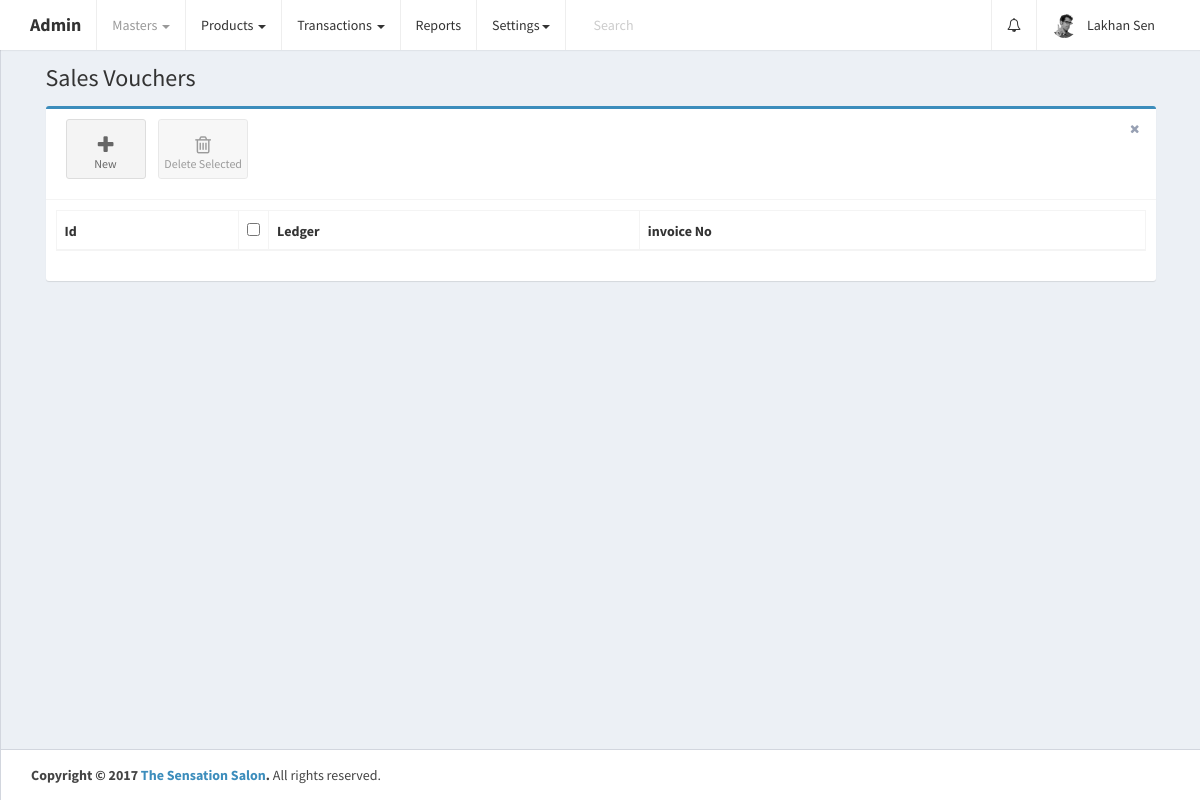
The app's page /home.php?controller=sale&action=getbills (signed in), older data.
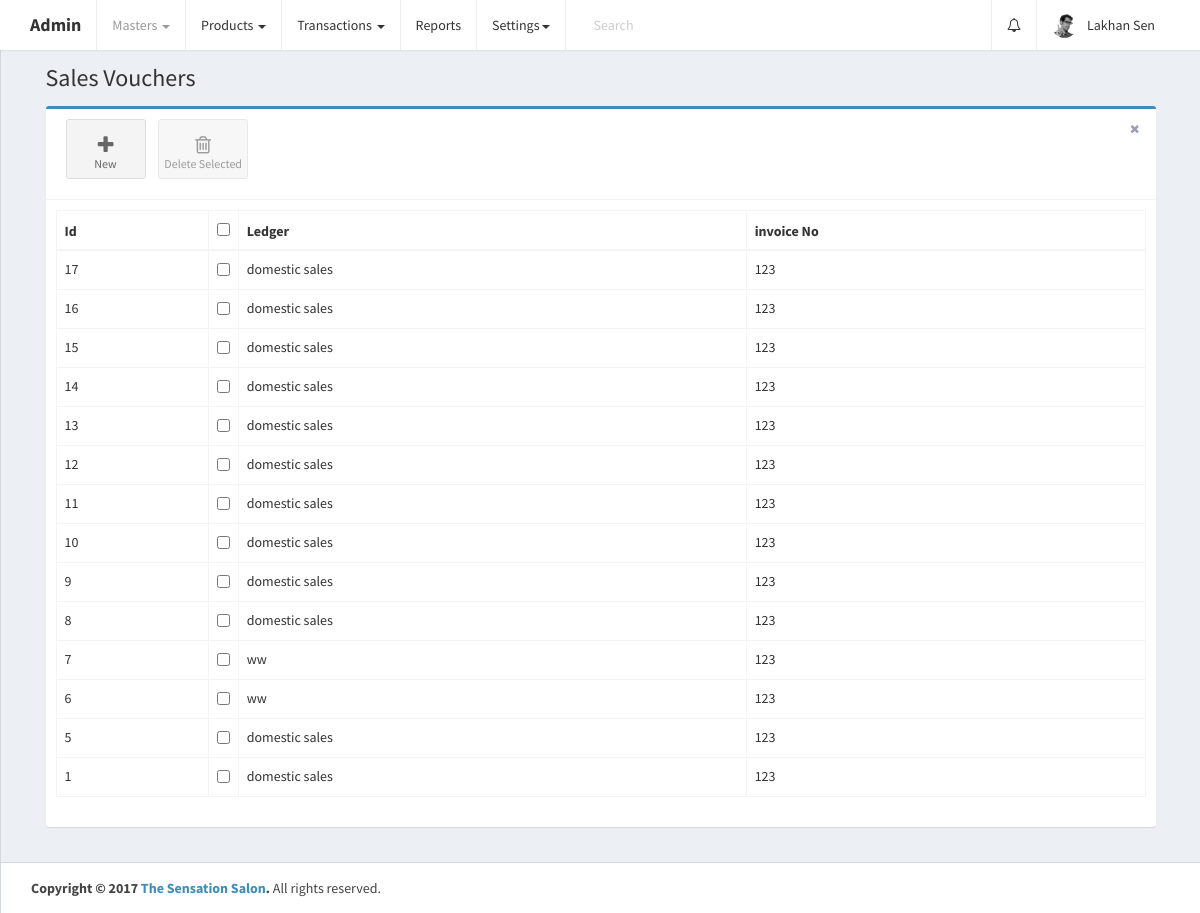
The same page, newer data.
### tables this page shows
CREATE TABLE `sale_vouchers` (
  `id` int(11) UNSIGNED NOT NULL,
  `date` date DEFAULT NULL,
  `ledger_name` varchar(255) DEFAULT NULL,
  `invoice_no` varchar(255) DEFAULT NULL,
  `invoice_date` date DEFAULT NULL,
  `sale_type_id` int(11) DEFAULT NULL,
  `target_account` varchar(255) NOT NULL,
  `party_id` int(11) DEFAULT NULL,
  `party_name` varchar(255) DEFAULT NULL,
  `party_address` text,
  `party_contact_person` varchar(255) DEFAULT NULL,
  `party_email` varchar(255) DEFAULT NULL,
  `party_mobile1` varchar(255) DEFAULT NULL,
  `party_mobile2` varchar(255) DEFAULT NULL,
  `party_residence_no` varchar(255) DEFAULT NULL,
  `party_office_no` varchar(255) DEFAULT NULL,
  `party_bank_name` varchar(255) DEFAULT NULL,
  `party_bank_branch` varchar(255) DEFAULT NULL,
  `party_ifsc_code` varchar(255) DEFAULT NULL,
  `party_bank_account_no` varchar(255) DEFAULT NULL,
  `party_pan` varchar(255) DEFAULT NULL,
  `party_gst_state_code_id` int(11) DEFAULT NULL,
  `party_gst_type_id` int(11) DEFAULT NULL,
  `party_gstin` varchar(255) DEFAULT NULL,
  `products_data` longtext,
  `total_cgst` double DEFAULT NULL,
  `total_sgst` double DEFAULT NULL,
  `total_igst` double DEFAULT NULL,
  `total_amount` double DEFAULT NULL
);

### home.php (called while the page is built, shortened)
<?php
require_once 'config/database.php';
if (isset($_GET['controller']) || isset($_GET['action'])) {
    if (isset($_GET['controller']))
        $controller = ucfirst($_GET['controller']);
    if (isset($_GET['action']))
        $action = $_GET['action'];
} else {
    $controller = 'Home';
    $action = 'index';
}
require_once 'config/routes.php';
?>

### controllers/SaleController.php (called while the page is built, shortened)
<?php
class SaleController {
    public $saleobj;
    public $ex_ins_staff_members_nots;
    public function __construct() {
        require_once 'models/Sale.php';
        $this->saleobj = new Sale();
        $this->ex_ins_staff_members_nots = array();
    }
    public function getbills() {
        $page_header = 'Sales Vouchers';
        $sale_vouchers = $this->saleobj->getSaleVouchers();
        $ex_ins_staff_members_nots = $this->ex_ins_staff_members_nots;
        require_once APP_DIR . '/views/layout.php';
    }
}
?>

### config/Database.php (called while the page is built)
<?php
class Database {
    public function connect() {
        $conn = new mysqli('localhost', 'root', '', 'thesensationbeautycentre');
        if ($conn->connect_error) {
            die("Connection failed: " . $conn->connect_error);
        } else {
            return $conn;
        }
    }
}
?>

### models/Sale.php (called while the page is built, shortened)
<?php
class Sale {
    public $conn;
    public function __construct() {
        $db = new Database();
        $this->conn = $db->connect();
    }
    public function getSaleVouchers() {
        $sale_vouchers = $this->conn->query('SELECT * FROM sale_vouchers ORDER BY id DESC');
        return $sale_vouchers;
    }
}
?>

### views/sale_bills.php (the view, shortened to what this page needs)
<link rel="stylesheet" href="public/plugins/datatables/dataTables.bootstrap.css">
<div class="row">
    <div class="col-xs-12">
        <div class="box box-primary">
            <div class="box-header with-border">
                <a class="btn btn-app" href="?controller=sale&action=add">
                    <i class="fa fa-plus"></i> New
                </a>
                <button class="btn btn-app" id="delete_selected">
                    <i class="fa fa-trash-o"></i> Delete Selected
                </button>
                <div class="box-tools pull-right">
                    <button type="button" class="btn btn-box-tool" data-widget="remove"><i class="fa fa-times"></i></button>
                </div>
            </div>
            <div class="box-body">
                <div class="table-responsive">
                    <table id="sale_vouchers_table" class="table table-bordered table-hover" role="grid" aria-describedby="sale_vouchers_table_info">
                        <thead>
                            <tr>
                                <th>Id</th>
                                <th data-orderable="false" width="20px">
                                    <input type="checkbox" class="select-all">
                                </th>
                                <th>Ledger</th>
                                <th>invoice No</th>
                            </tr>
                        </thead>
                        <?php
                        if (isset($sale_vouchers)) {
                            if ($sale_vouchers->num_rows > 0) {
                                ?>
                                <tbody>
                                    <?php
                                    while ($sale_voucher = $sale_vouchers->fetch_assoc()) {
                                        ?>
                                        <tr id="tr_<?php echo $sale_voucher['id']; ?>">
                                            <td><?php echo $sale_voucher['id']; ?></td>
                                            <td><input type="checkbox" name="select_sale_vouchers[]" data-id="<?php echo $sale_voucher['id']; ?>"></td>
                                            <td><?php echo $sale_voucher['ledger_name']; ?></td>
                                            <td><?php echo $sale_voucher['invoice_no']; ?></td>
                                        </tr>
                                        <?php
                                    }
                                    ?>
                                </tbody>
                                <?php
                            }
                        }
                        ?>
                    </table>
                </div>
            </div>
        </div>
    </div>
</div>

### config/routes.php (shortened to what this page needs)
<?php
$controllers = array(
    'Error' => ['index'],
    'Home' => ['index'],
    'Manager' => ['getManagers', 'addManager', 'getManager', 'updateManager', 'deleteManager', 'getManagersForAutoComp'],
    'Branch' => ['getBranches', 'getBranch', 'checkManager', 'addBranch'],
    'Brand' => ['getBrands', 'addBrand', 'getBrand', 'updateBrand', 'deleteBrand'],
    'Customer' => ['getCustomers', 'getCustomer', 'addCustomer', 'updateCustomer', 'deleteCutomer'],
    'Staff' => ['getstaffmembers', 'addstaff', 'getstaffmember', 'updatestaff', 'deletestaff'],
    'Accountgroup' => ['getacgroups', 'getAcGroup', 'addgroup', 'updategroup', 'deleteacgroup'],
    'Account' => ['getacs', 'getac', 'addaccount', 'updateac', 'deleteac'],
    'Productcategory' => ['getcategories', 'addcategory', 'getcategory', 'updatecategory', 'deletecategory'],
    'Product' => ['getproducts', 'getproduct', 'addproduct', 'updateproduct', 'deleteproduct', 'findProductByTerm', 'checkProductNameExist', 'checkQty'],
    'Party' => ['getall', 'add', 'update', 'get', 'deleteCutomer', 'getPartyNameByTerm'],
    'Purchase' => ['getbills', 'checkInovieExist', 'add'],
    'Sale' => ['getbills', 'checkInovieExist', 'add'],
);
if (array_key_exists($controller, $controllers)) {
    if (in_array($action, $controllers[$controller])) {
        switch ($controller) {
            case 'Sale':
                $controller = new SaleController();
                break;
        }
        $controller->$action();
    } else {
        require_once APP_DIR . '/controllers/ErrorController.php';
        $controller = new ErrorController();
        $action = 'index';
        $controller->$action();
    }
} else {
    require_once APP_DIR . '/controllers/ErrorController.php';
    $controller = new ErrorController();
    $action = 'index';
    $controller->$action();
}
?>

### views/layout.php (shortened to what this page needs)
<!DOCTYPE html>
<html>
    <head>
        <link href="public/plugins/bootstrap/css/bootstrap.min.css" rel="stylesheet">
        <link href="public/css/font-awesome.min.css" rel="stylesheet">
        <link href="public/css/admin.min.css" rel="stylesheet">
        <link href="public/css/skin-black-light.min.css" rel="stylesheet">
    </head>
    <body class="hold-transition skin-black-light layout-top-nav">
        <div class="wrapper">
            <header class="main-header">
                <nav class="navbar navbar-static-top">
                    <div class="container">
                        <div class="navbar-header">
                            <a href="home.php" class="navbar-brand"><b>Admin</b></a>
                        </div>
                        <div class="collapse navbar-collapse pull-left" id="navbar-collapse">
                            <ul class="nav navbar-nav">
                                <li class="dropdown active">
                                    <a href="#" class="dropdown-toggle" data-toggle="dropdown">Masters <span class="caret"></span></a>
                                </li>
                                <li class="dropdown">
                                    <a href="#" class="dropdown-toggle" data-toggle="dropdown">Products <span class="caret"></span></a>
                                </li>
                                <li class="dropdown">
                                    <a href="#" class="dropdown-toggle" data-toggle="dropdown">Transactions <span class="caret"></span></a>
                                </li>
                                <li>
                                    <a href="#">Reports</a>
                                </li>
                                <li class="dropdown">
                                    <a href="#" class="dropdown-toggle" data-toggle="dropdown">Settings<span class="caret"></span></a>
                                </li>
                            </ul>
                            <form class="navbar-form navbar-left" role="search">
                                <div class="form-group">
                                    <input type="text" class="form-control" id="navbar-search-input" placeholder="Search">
                                </div>
                            </form>
                        </div>
                        <div class="navbar-custom-menu">
                            <ul class="nav navbar-nav">
                                <?php
                                if (isset($ex_ins_staff_members_nots)) {
                                    ?>
                                    <li class="dropdown notifications-menu">
                                        <a href="#" class="dropdown-toggle" data-toggle="dropdown">
                                            <i class="fa fa-bell-o"></i>
                                        </a>
                                    </li>
                                    <?php
                                }
                                ?>
                                <li class="dropdown user user-menu">
                                    <a href="#" class="dropdown-toggle" data-toggle="dropdown">
                                        <img src="public/images/user2-160x160.jpg" class="user-image" alt="User Image">
                                        <span class="hidden-xs"><?php echo ucwords($_SESSION['admin']); ?></span>
                                    </a>
                                </li>
                            </ul>
                        </div>
                    </div>
                </nav>
            </header>
            <div class="content-wrapper">
                <div class="container">
                    <section class="content-header">
                        <h1><?php echo $page_header; ?></h1>
                    </section>
                    <section class="content">
                        <?php
                        include_once APP_DIR . $view_file;
                        ?>
                    </section>
                </div>
            </div>
            <footer class="main-footer">
                <div class="container">
                    <strong>Copyright &copy; 2017 <a href="http://www.sensationsalon.in/">The Sensation Salon</a>.</strong> All rights
                    reserved.
                </div>
            </footer>
        </div>
    </body>
</html>

### views/sale_bills.php (style rules this page uses)
.table-responsive { overflow-x: initial; }

Row changes from the older to the newer data that the page shows:
added sale_vouchers: id "17", ledger_name "domestic sales", invoice_no "123"
added sale_vouchers: id "16", ledger_name "domestic sales", invoice_no "123"
added sale_vouchers: id "15", ledger_name "domestic sales", invoice_no "123"
added sale_vouchers: id "14", ledger_name "domestic sales", invoice_no "123"
added sale_vouchers: id "13", ledger_name "domestic sales", invoice_no "123"
added sale_vouchers: id "12", ledger_name "domestic sales", invoice_no "123"
added sale_vouchers: id "11", ledger_name "domestic sales", invoice_no "123"
added sale_vouchers: id "10", ledger_name "domestic sales", invoice_no "123"
added sale_vouchers: id "9", ledger_name "domestic sales", invoice_no "123"
added sale_vouchers: id "8", ledger_name "domestic sales", invoice_no "123"
added sale_vouchers: id "7", ledger_name "ww", invoice_no "123"
added sale_vouchers: id "6", ledger_name "ww", invoice_no "123"
added sale_vouchers: id "5", ledger_name "domestic sales", invoice_no "123"
added sale_vouchers: id "1", ledger_name "domestic sales", invoice_no "123"
